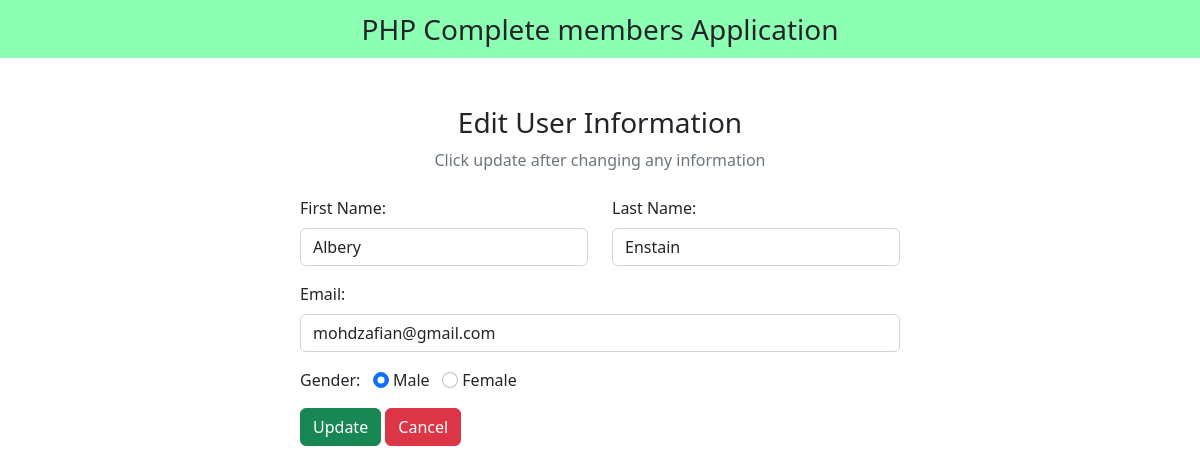
The app's page /admin/edit_membership.php?id=1 with its own data.
### tables this page shows
CREATE TABLE `members` (
  `id` int NOT NULL,
  `first_name` varchar(150) NOT NULL,
  `last_name` varchar(150) NOT NULL,
  `email` varchar(150) NOT NULL,
  `gender` varchar(50) NOT NULL,
  `username` varchar(150) NOT NULL,
  `password` varchar(150) NOT NULL
);

### admin/edit_membership.php (the view, shortened to what this page needs)
<?php
include "db_conn.php";
$id = $_GET["id"];
?>
<!DOCTYPE html>
<html lang="en">
<head>
  <link href="https://cdn.jsdelivr.net/npm/bootstrap@5.2.3/dist/css/bootstrap.min.css" rel="stylesheet">
  <link rel="stylesheet" href="https://cdnjs.cloudflare.com/ajax/libs/font-awesome/6.4.0/css/all.min.css" />
</head>
<body>
  <nav class="navbar navbar-light justify-content-center fs-3 mb-5" style="background-color: #00ff5573;">
    PHP Complete members Application
  </nav>
  <div class="container">
    <div class="text-center mb-4">
      <h3>Edit User Information</h3>
      <p class="text-muted">Click update after changing any information</p>
    </div>
    <?php
    $sql = "SELECT * FROM `members` WHERE id = $id LIMIT 1";
    $result = mysqli_query($conn, $sql);
    $row = mysqli_fetch_assoc($result);
    ?>
    <div class="container d-flex justify-content-center">
      <form action="" method="post" style="width:50vw; min-width:300px;">
        <div class="row mb-3">
          <div class="col">
            <label class="form-label">First Name:</label>
            <input type="text" class="form-control" name="first_name" value="<?php echo $row['first_name'] ?>">
          </div>
          <div class="col">
            <label class="form-label">Last Name:</label>
            <input type="text" class="form-control" name="last_name" value="<?php echo $row['last_name'] ?>">
          </div>
        </div>
        <div class="mb-3">
          <label class="form-label">Email:</label>
          <input type="email" class="form-control" name="email" value="<?php echo $row['email'] ?>">
        </div>
        <div class="form-group mb-3">
          <label>Gender:</label>
          <input type="radio" class="form-check-input" name="gender" id="male" value="male" <?php echo ($row["gender"] == 'male') ? "checked" : ""; ?>>
          <label for="male" class="form-input-label">Male</label>
          <input type="radio" class="form-check-input" name="gender" id="female" value="female" <?php echo ($row["gender"] == 'female') ? "checked" : ""; ?>>
          <label for="female" class="form-input-label">Female</label>
        </div>
        <div>
          <button type="submit" class="btn btn-success" name="submit">Update</button>
          <a href="index.php" class="btn btn-danger">Cancel</a>
        </div>
      </form>
    </div>
  </div>
</body>
</html>

### records on screen
members: first_name "Albery", last_name "Enstain", email "mohdzafian@gmail.com", gender "☑ Male", gender "☐ Female"
